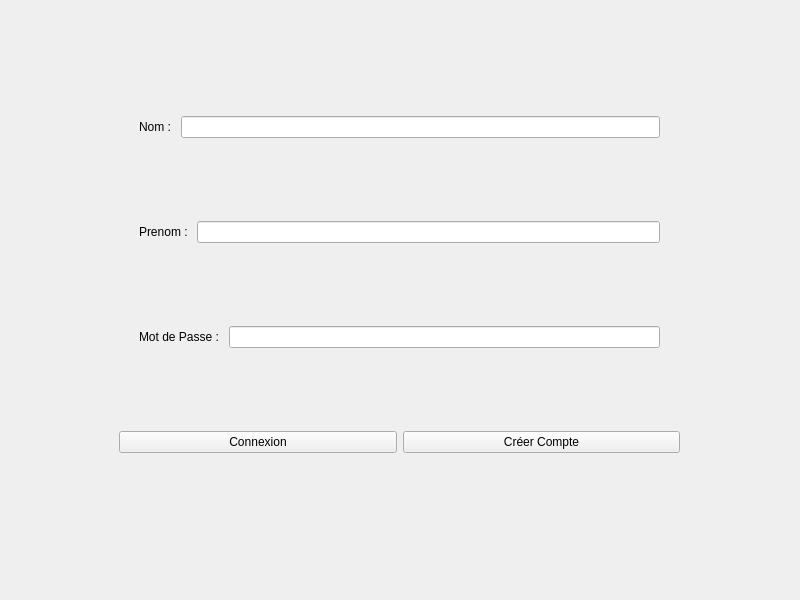
<?xml version="1.0" encoding="UTF-8"?>
<ui version="4.0">
 <class>MainWindow</class>
 <widget class="QMainWindow" name="MainWindow">
  <property name="geometry">
   <rect>
    <x>0</x>
    <y>0</y>
    <width>800</width>
    <height>600</height>
   </rect>
  </property>
  <property name="windowTitle">
   <string>MainWindow</string>
  </property>
  <widget class="QWidget" name="centralwidget">
   <widget class="QStackedWidget" name="stackedWidget">
    <property name="geometry">
     <rect>
      <x>-1</x>
      <y>-1</y>
      <width>801</width>
      <height>601</height>
     </rect>
    </property>
    <property name="currentIndex">
     <number>0</number>
    </property>
    <widget class="QWidget" name="page">
     <widget class="QWidget" name="verticalLayoutWidget">
      <property name="geometry">
       <rect>
        <x>120</x>
        <y>40</y>
        <width>561</width>
        <height>491</height>
       </rect>
      </property>
      <layout class="QVBoxLayout" name="verticalLayout">
       <item>
        <layout class="QHBoxLayout" name="horizontalLayout">
         <property name="leftMargin">
          <number>20</number>
         </property>
         <property name="rightMargin">
          <number>20</number>
         </property>
         <item>
          <widget class="QLabel" name="labelNom">
           <property name="text">
            <string>Nom : </string>
           </property>
          </widget>
         </item>
         <item>
          <widget class="QLineEdit" name="lineEditNom"/>
         </item>
        </layout>
       </item>
       <item>
        <layout class="QHBoxLayout" name="horizontalLayout_2">
         <property name="leftMargin">
          <number>20</number>
         </property>
         <property name="rightMargin">
          <number>20</number>
         </property>
         <item>
          <widget class="QLabel" name="labelPrenom">
           <property name="text">
            <string>Prenom : </string>
           </property>
          </widget>
         </item>
         <item>
          <widget class="QLineEdit" name="lineEditPrenom"/>
         </item>
        </layout>
       </item>
       <item>
        <layout class="QHBoxLayout" name="horizontalLayout_3">
         <property name="leftMargin">
          <number>20</number>
         </property>
         <property name="rightMargin">
          <number>20</number>
         </property>
         <item>
          <widget class="QLabel" name="labelMdp">
           <property name="text">
            <string>Mot de Passe : </string>
           </property>
          </widget>
         </item>
         <item>
          <widget class="QLineEdit" name="lineEdit_MdP">
           <property name="echoMode">
            <enum>QLineEdit::Password</enum>
           </property>
          </widget>
         </item>
        </layout>
       </item>
       <item>
        <layout class="QHBoxLayout" name="horizontalLayout_4">
         <item>
          <widget class="QPushButton" name="pushButtonConnexion">
           <property name="text">
            <string>Connexion</string>
           </property>
          </widget>
         </item>
         <item>
          <widget class="QPushButton" name="pushButtonCreationCompte">
           <property name="text">
            <string>Créer Compte</string>
           </property>
          </widget>
         </item>
        </layout>
       </item>
      </layout>
     </widget>
     <widget class="QLabel" name="labelInfo">
      <property name="enabled">
       <bool>false</bool>
      </property>
      <property name="geometry">
       <rect>
        <x>220</x>
        <y>540</y>
        <width>331</width>
        <height>31</height>
       </rect>
      </property>
      <property name="text">
       <string/>
      </property>
     </widget>
    </widget>
    <widget class="QWidget" name="page_2"/>
   </widget>
  </widget>
 </widget>
 <resources/>
 <connections/>
</ui>
